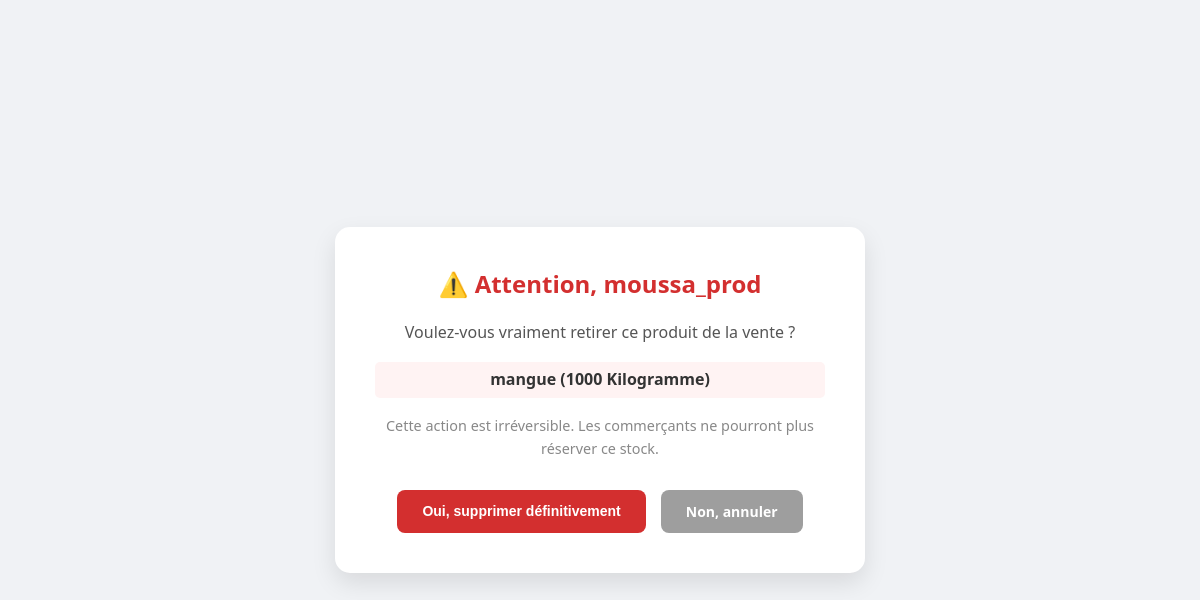
Page /produit/supprimer/27/ (signed in) on the committed database.
### gestion_agro/models.py (models this page shows, shortened)
class ProduitAgricole(models.Model):
    UNITES =[
        ('KG','Kilogramme'),
        ('TONNE', 'Tonne'),
        ('SAC','Sac'),
    ]
    STATUT_RECOLTE = [
        ('SUR_PIED', '🌳 En cours de maturité (Sur pied)'),
        ('RECOLTE', '📦 Récolté et prêt'),
    ]
    CATEGORIES = [
        ('LEGUMES', '🥬 Légumes'),
        ('FRUITS', '🍎 Fruits'),
        ('CEREALES', '🌾 Céréales'),
        ('TUBERCULES', '🥔 Tubercules'),
    ]
    DUREE_CONSERVATION = {
        'TOMATE': 10,
        'MANGUE': 21,
        'OIGNON': 90,
        'POMME DE TERRE': 60,
        'POMME_DE_TERRE': 60,
        'MAÏS': 180,
        'MAIS': 180,
        'RIZ': 365,
    }
    producteur = models.ForeignKey(Producteur, on_delete=models.CASCADE, null=True, blank=True, related_name='produits')
    categorie = models.CharField(max_length=20, choices=CATEGORIES, default='LEGUMES')
    nom = models.CharField(max_length=100)
    quantite_initiale = models.PositiveBigIntegerField(default=0, verbose_name="Quantité totale prévue")
    quantite_disponible = models.PositiveBigIntegerField(default=0, verbose_name="Reste disponible")
    unite = models.CharField(max_length=10, choices=UNITES, default='KG')
    prix_unitaire = models.DecimalField(max_digits=10, decimal_places=2)
    image = models.ImageField(upload_to='produits/')
    video_demonstration = models.FileField(upload_to='videos_produits/', null=True, blank=True)
    statut_recolte = models.CharField(max_length=20, choices=STATUT_RECOLTE, default='SUR_PIED')
    date_recolte_prevue = models.DateField(null=True, blank=True, verbose_name="Date de récolte prévue")
    zone_production = models.CharField(max_length=50, choices=ZONES_CHOICES, default='SIKASSO')
    zone_origine = models.CharField(max_length=100) # Ex: "Cercle de Yanfolila"
    est_promotion = models.BooleanField(default=False)
    date_publication = models.DateTimeField(auto_now_add=True)
    date_peremption_prevue = models.DateField(null=True, blank=True, verbose_name="Date limite de conservation au champ")
    seuil_alerte = models.PositiveIntegerField(default=500) # Alerte si stock < 500kg

### gestion_agro/views.py (the view)
# urls.py: path('produit/supprimer/<int:produit_id>/', views.supprimer_produit, name='supprimer_produit'),
@login_required
def supprimer_produit(request, produit_id):
    produit = get_object_or_404(ProduitAgricole, id=produit_id, producteur__user=request.user)
    if request.method == "POST":
        produit.delete()
        messages.success(request, "Produit supprimé du catalogue.")
        return redirect('dashboard_producteur')
    return render(request, 'gestion_agro/confirmer_suppression.html', {'produit': produit})

### gestion_agro/context_processors.py (called while the page is built)
def notifications_non_lues(request):
    if request.user.is_authenticated:
        notif_count = Notification.objects.filter(destinataire=request.user, lu=False).count()
        dernieres_notifs = Notification.objects.filter(destinataire=request.user, lu=False).order_by('-date_creation')[:5]
        return {
            'notif_count': notif_count,
            'dernieres_notifs': dernieres_notifs
        }
    return {'notif_count': 0, 'dernieres_notifs': []}

### templates/gestion_agro/confirmer_suppression.html (shortened to what this page needs)
<!DOCTYPE html>
<html lang="fr">
<head>
</head>
<body>
<div class="card">
    <h2>⚠️ Attention, {{ request.user.username }}</h2>
    <p>Voulez-vous vraiment retirer ce produit de la vente ?</p>
    <p class="product-name">{{ produit.nom }} ({{ produit.quantite_disponible }} {{ produit.get_unite_display }})</p>
    <p style="font-size: 0.9em; color: #888;">Cette action est irréversible. Les commerçants ne pourront plus réserver ce stock.</p>
    <form method="POST">
        <div class="btn-group">
            <button type="submit" class="btn btn-confirm">Oui, supprimer définitivement</button>
            <a href="{% url 'dashboard_producteur' %}" class="btn btn-cancel">Non, annuler</a>
        </div>
    </form>
</div>
</body>
</html>

### templates/gestion_agro/confirmer_suppression.html (style rules this page uses)
body { font-family: 'Segoe UI', sans-serif; background-color: #f0f2f5; display: flex; justify-content: center; align-items: center; height: 100vh; margin: 0; }
.card { background: white; padding: 40px; border-radius: 15px; box-shadow: 0 10px 25px rgba(0,0,0,0.1); text-align: center; max-width: 450px; }
h2 { color: #d32f2f; margin-top: 0; }
p { color: #555; line-height: 1.6; font-size: 16px; }
.product-name { font-weight: bold; color: #333; background: #fff3f3; padding: 5px 10px; border-radius: 5px; }
.btn-group { margin-top: 30px; display: flex; justify-content: center; gap: 15px; }
.btn { padding: 12px 25px; border-radius: 8px; text-decoration: none; font-weight: bold; cursor: pointer; border: none; font-size: 14px; transition: 0.3s; }
.btn-confirm { background-color: #d32f2f; color: white; }
.btn-cancel { background-color: #9e9e9e; color: white; }

### rows in the picture
ProduitAgricole: nom "mangue", quantite_disponible "1000", unite "Kilogramme"

### other values in the picture
{{ request.user.username }} "moussa_prod"
